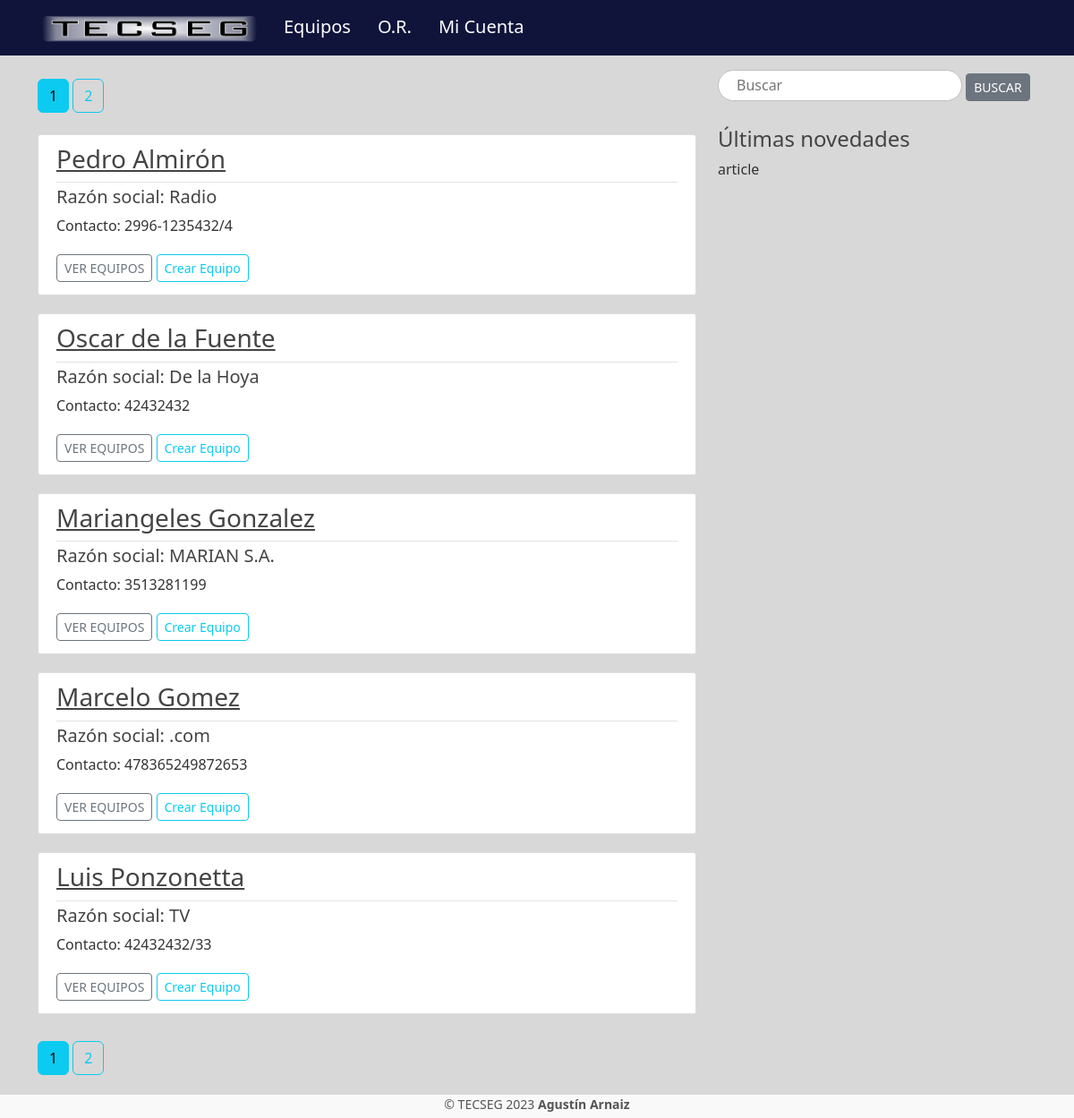
Screenshot of /all_clients (signed in) with the database file from the repository.
### tseg/models.py (models this page shows, shortened)
class Client(db.Model):
	id = db.Column(db.Integer, primary_key=True)
	client_name = db.Column(db.String(150), unique=False, nullable=False)
	business_name = db.Column(db.String(150), unique=False, nullable=False)
	contact = db.Column(db.String(250), unique=False, nullable=False)
	comments = db.Column(db.Text)
	user_id = db.Column(db.Integer, db.ForeignKey('user.id'), nullable=False)
	domicilio_id = db.Column(db.Integer, db.ForeignKey('domicilio.id'), nullable=True)
	equipments = db.relationship('Equipment', backref='owner', lazy=True)

### tseg/clients/routes.py (the view)
@clients.route("/all_clients")
@role_required("ServicioCliente", "Admin", "Técnico")
def all_clients():
	page = request.args.get('page', 1, type=int) # num pagina de mensajes
	all_clients = Client.query.order_by(Client.client_name.desc()).paginate(page=page, per_page=current_app.config['PER_PAGE'])
	return render_template('all_clients.html', all_clients=all_clients, title='Clientes')

### tseg/users/forms.py
class SearchForm(FlaskForm):
	searched = StringField('Buscar palabra', validators=[DataRequired()])
	submit = SubmitField('Buscar')

### tseg/clients/routes.py (called while the page is built)
@clients.context_processor
def layout():
	form = SearchForm()
	return dict(form=form)

### tseg/models.py (called while the page is built)
@login_manager.user_loader
def load_user(user_id):
	return User.query.get(int(user_id))

### tseg/users/utils.py (called while the page is built)
def role_required(*roles):
	def decorator(func):
		@wraps(func)
		def wrapper(*args, **kwargs):
			if not current_user.role in roles:
				abort(403)  # Error 403: Acceso prohibido
			return func(*args, **kwargs)
		return wrapper
	return decorator

### tseg/templates/all_clients.html
{% extends "layout.html" %}
{% block content %}
    {% for page_num in all_clients.iter_pages(left_edge=3, right_edge=3, left_current=3, right_current=3) %}
        {% if page_num %}
            {% if all_clients.page == page_num %}
                <a class="btn btn-info mb-4" href="{{ url_for('clients.all_clients', page=page_num) }}">{{ page_num }}</a>
            {% else %}
                <a class="btn btn-outline-info mb-4" href="{{ url_for('clients.all_clients', page=page_num) }}">{{ page_num }}</a>
            {% endif %}
        {% else %}
            ...
        {% endif %}
    {% endfor %}
    {% for client in all_clients.items %}
        <article class="media content-section">
          	<div class="media-body">
            	<div class="article-metadata">
                    <h3><a class="article-title" href="{{ url_for('clients.client', client_id =client.id) }}">{{ client.client_name }}</a></h3>
            	</div>
            	<h5 class="article-title" href="">Razón social: {{ client.business_name }}</h5>
            	<p class="article-content">Contacto: {{ client.contact }}</p>
                <a class="btn btn-outline-secondary btn-sm mt-1 mb-1" href="{{ url_for('clients.client_equipments', client_id=client.id) }}">VER EQUIPOS</a>
                <a class="btn btn-outline-info btn-sm mt-1 mb-1" href="{{ url_for('equipments.add_equipment', client_id = client.id) }}">Crear Equipo</a>
          </div>
        </article>
    {% endfor %}
    {% for page_num in all_clients.iter_pages(left_edge=3, right_edge=3, left_current=3, right_current=3) %}
    {% if page_num %}
        {% if all_clients.page == page_num %}
            <a class="btn btn-info mb-4" href="{{ url_for('clients.all_clients', page=page_num) }}">{{ page_num }}</a>
        {% else %}
            <a class="btn btn-outline-info mb-4" href="{{ url_for('clients.all_clients', page=page_num) }}">{{ page_num }}</a>
        {% endif %}
    {% else %}
        ...
    {% endif %}
    {% endfor %}
{% endblock content %}

### tseg/static/style.css (style rules this page uses)
body { background: #D8D8D8; color: #333333; }
h1, h2, h3, h4, h5, h6 { color: #444444; }
.content-section { background: #ffffff; padding: 10px 20px; border: 1px solid #dddddd; border-radius: 3px; margin-bottom: 20px; }
.article-title { color: #444444; }
.article-content { white-space: pre-line; }
.article-metadata { padding-bottom: 1px; margin-bottom: 4px; border-bottom: 1px solid #e3e3e3 }
.btn { margin-top: 10px; }

### rows the page displays
Client: client_name "Pedro Almirón", business_name "Radio", contact "2996-1235432/4"
Client: client_name "Oscar de la Fuente", business_name "De la Hoya", contact "42432432"
Client: client_name "Mariangeles Gonzalez", business_name "MARIAN S.A.", contact "3513281199"
Client: client_name "Marcelo Gomez", business_name ".com", contact "478365249872653"
Client: client_name "Luis Ponzonetta", business_name "TV", contact "42432432/33"

### other values shown
{{ page_num }} "1"
{{ page_num }} "2"
